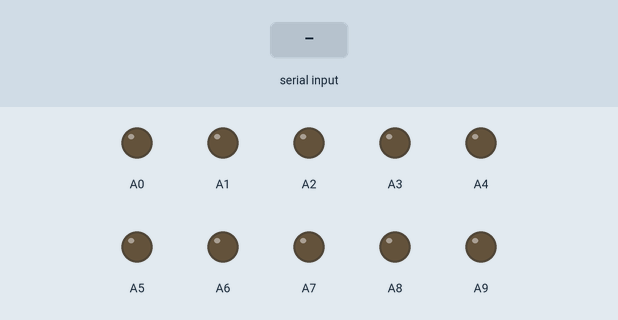
Bench run of a sketch on a simulated Arduino Mega 2560, built with avr-gcc and run on an emulated ATmega2560. Shown: output pins drawn as LEDs (lit = HIGH). Inputs (shaded band) come from the test bench.

Above: at 1.2 s.
1.3 s: "]" received over Serial
At 2.6 s:
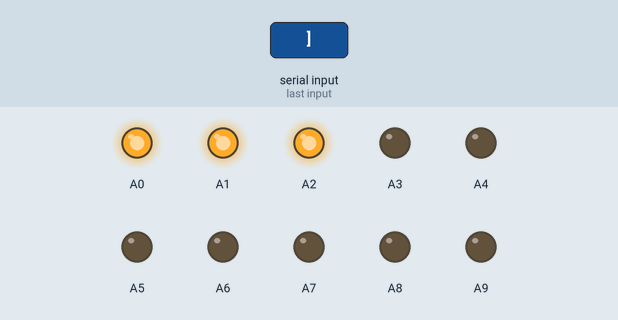
Timing chart, 0 to 4.3 s (numbered marks = the images above; inputs shaded):
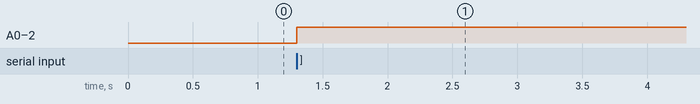

Measured:
- after the input at 1.3 s, A0–2: LOW → HIGH at once

The sketch:

test_optoartransfer.ino
```cpp
#include <Adafruit_MCP4725.h> //MCP4725 library from adafruit

int len = 1;
static uint8_t up = 1;
static int num_arr[10];
unsigned long int t = millis();
static String c_arr;
static uint8_t i = 0;
uint16_t MCP4725_value = 1000;
Adafruit_MCP4725 MCP4725;
void setup() {
  // put your setup code here, to run once:
  Serial.begin(9600);
  MCP4725.begin(0x60); //Default I2C address of MCP4725 breakout board;
  pinMode(A0,OUTPUT);
  pinMode(A1,OUTPUT);
  pinMode(A2,OUTPUT);
  pinMode(A3,OUTPUT);
  pinMode(A4,OUTPUT);
  pinMode(A5,OUTPUT);
  pinMode(A6,OUTPUT);
  pinMode(A7,OUTPUT);
  pinMode(A8,OUTPUT);
  pinMode(A9,OUTPUT);
}

void execute(){
  if(num_arr[0] - 143 <= 1){
    digitalWrite(A0, HIGH);
    }
  else{
    digitalWrite(A0, LOW);
    }
  if(num_arr[1] - 374 <= 3){
    digitalWrite(A1, HIGH);
    }
  else{
    digitalWrite(A1, LOW);
    }
  if(num_arr[2] - 229 <= 1){
    digitalWrite(A2, HIGH);
    }
  else{
    digitalWrite(A2, LOW);
    }
  //clear the num_array
  i = 0;
  memset(num_arr, 0, sizeof(num_arr));
}

void loop() {
  // put your main code here, to run repeatedly:
  //MCP4725_value = 1000;

  if(millis() - t < 1000){
   MCP4725.setVoltage(MCP4725_value, false);
  }
  else if (millis() - t > 1000){
    t = millis();
    if(up == 1){
     MCP4725_value += 100;
    }
    else{
     MCP4725_value -= 100;
    }
  }
  if (MCP4725_value == 1000){
    up = 1;
  }
  else if(MCP4725_value == 3500){
    up = 0;
  }

  // check series
  if(Serial.available())
 {
   char c = Serial.read();
   //start the packet of the data;
   if (c == '['){
    len = 0;
    }
   //end of the packet of the data;
    else if(c == ']'){
     //record the last data;
     num_arr[i] = c_arr.toInt();
     c_arr = "";
     i = i + 1;
     //execute;
     execute();
     len = 1;
    }
    else if (c == ',' && len == 0){
      //change the char to int and store them for every ','
      num_arr[i] = c_arr.toInt();
      c_arr = "";
      i = i + 1;
    }
    else if(len == 0){
      //store the chars
      c_arr += c;
    }
 }

 }
```
